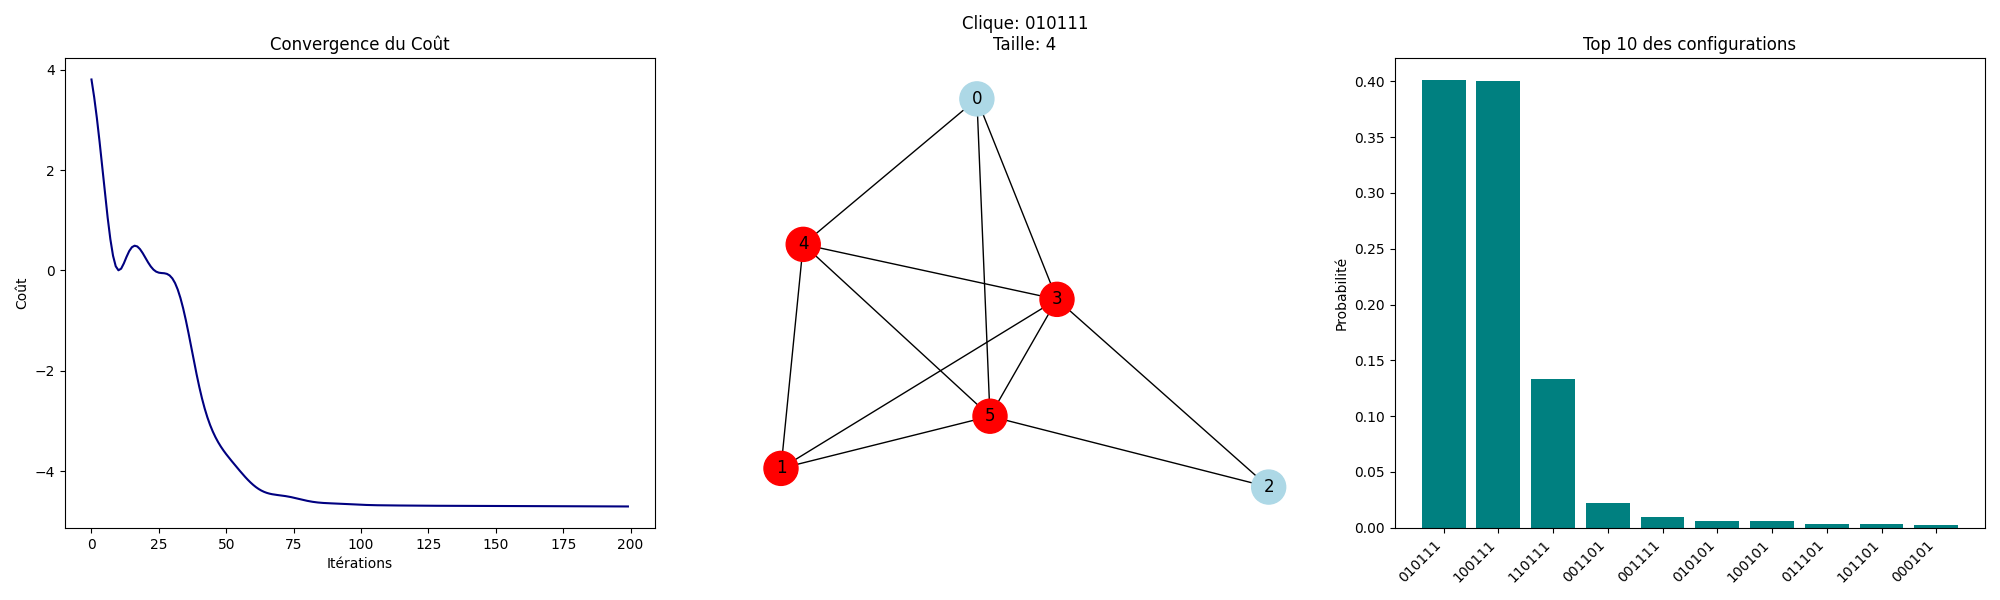

Write the Python code that produced this figure.
import networkx as nx
import matplotlib.pyplot as plt
import numpy as np
import time
import pennylane as qml
from pennylane import qaoa
from pennylane import numpy as pnp
import matplotlib.pyplot as plt


n = 6
p = 0.6
graph = nx.gnp_random_graph(n, p)

# Visualisation du graphe initial
pos = nx.spring_layout(graph)
plt.figure(figsize=(6, 4))
nx.draw(graph, pos, with_labels=True, node_color='lightblue', edge_color='gray')
plt.title(f"Graphe aléatoire")
plt.show()


def find_all_maximum_cliques(G):
    all_maximal = list(nx.find_cliques(G))
    max_size = max(len(c) for c in all_maximal)
    max_cliques = [sorted(c) for c in all_maximal if len(c) == max_size]    
    return max_cliques, max_size

solutions, size = find_all_maximum_cliques(graph)
print(f"Solutions Classiques")
print(f"Taille de la clique maximale : {size}")
print(f"Nombre de solutions trouvées : {len(solutions)}")
print(f"Liste des solutions : {solutions}")

# Visualisation max clique (classique)
plt.figure(figsize=(6, 4))
first_sol = solutions[0]
node_colors = ['red' if n in first_sol else 'lightblue' for n in graph.nodes()]
nx.draw(graph, pos, with_labels=True, node_color=node_colors, edge_color='gray')
plt.show()



cost_h, mixer_h = qaoa.max_clique(graph, constrained=False)
jitter = pnp.random.uniform(0, 0.001, n)
for i in range(n):
    cost_h += jitter[i] * qml.PauliZ(i)
dev = qml.device("default.qubit", wires=n)

p = 6 
steps = 200 

def qaoa_circuit(params):
    for i in range(n):
        qml.Hadamard(wires=i)
    for i in range(p):
        qml.ApproxTimeEvolution(cost_h, params[0][i], 1)
        qml.ApproxTimeEvolution(mixer_h, params[1][i], 1)

@qml.qnode(dev)
def cost_function(params):
    qaoa_circuit(params)
    return qml.expval(cost_h)

@qml.qnode(dev)
def probability_circuit(params):
    qaoa_circuit(params)
    return qml.probs(wires=range(n))



params = pnp.array([[0.1] * p, [0.1] * p], requires_grad=True)
optimizer = qml.AdamOptimizer(stepsize=0.01) 
cost_history = []

print(f"Lancement de l'optimisation (p={p}, steps={steps})...")
start_time = time.time()

for i in range(steps):
    params, cost = optimizer.step_and_cost(cost_function, params)
    cost_history.append(cost)
    if (i + 1) % 20 == 0:
        print(f"Étape {i+1:3d} | Coût: {cost:10.4f}")

print(f"\nTemps d'exécution : {time.time() - start_time:.2f} secondes")





probs = probability_circuit(params)
states = [format(i, f'0{n}b') for i in range(2**n)]
best_idx = np.argmax(probs)
optimal_bitstring = states[best_idx]
clique_nodes = [i for i, bit in enumerate(optimal_bitstring) if bit == '1']

# Visualisation
fig, ax = plt.subplots(1, 3, figsize=(20, 6))

ax[0].plot(cost_history, color='navy')
ax[0].set_title("Convergence du Coût")
ax[0].set_xlabel("Itérations")
ax[0].set_ylabel("Coût")

node_colors = ['red' if i in clique_nodes else 'lightblue' for i in range(n)]
nx.draw(graph, pos, with_labels=True, node_color=node_colors, ax=ax[1], node_size=600)
ax[1].set_title(f"Clique: {optimal_bitstring}\nTaille: {len(clique_nodes)}")

top_indices = np.argsort(probs)[-10:][::-1]
top_probs = probs[top_indices]
top_labels = [states[i] for i in top_indices]
ax[2].bar(top_labels, top_probs, color='teal')
ax[2].set_title("Top 10 des configurations")
ax[2].set_ylabel("Probabilité")
plt.setp(ax[2].get_xticklabels(), rotation=45, ha='right')

plt.tight_layout()
plt.show()

print(f"Meilleure configuration : {optimal_bitstring}")
print(f"Confiance (Probabilité) : {probs[best_idx]:.4f}")
